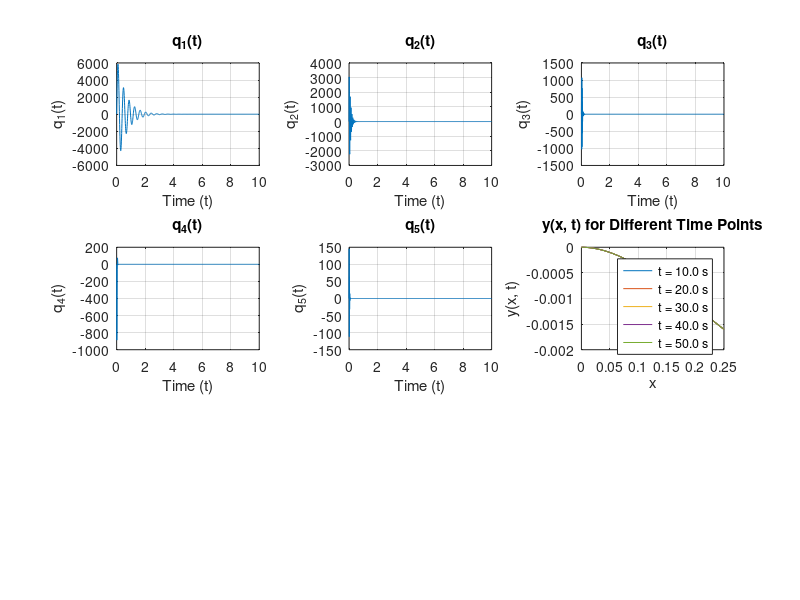

Here is the MATLAB script that generated this plot:
function r_response
    % Constants
    beta_values = [7.5, 18.776, 31.419, 43.982, 56.549];
    L = 0.25;
    N = 5;
    w = [16.2338, 101.72344, 284.82312, 558.14128, 922.64504];
    a = [3.248, 20.355, 56.994, 111.685, 184.623];
    b = [263.804, 10358.158, 81206.525, 311837.785, 852137.646];
    c = [0.1136, 0.4131, 0.9280, 1.3417, 1.512];
    t_span = [0, 10];
    t_values = linspace(t_span(1), t_span(2), 1000);
    q_values = zeros(N, length(t_values));

    for i = 1:N
        initial_conditions = [0, 0];
        [t, sol] = ode45(@(t, q) odefun_double_impulse(t, q, a(i), b(i), c(i), w), t_span, initial_conditions);
        q_values(i, :) = interp1(t, sol(:, 1), t_values);
    end

    x_range = linspace(0, L, 100);
    y_values_2d = zeros(length(x_range), length(t_values));

    for j = 1:length(x_range)
        for i = 1:N
            w_i_value = w_i(x_range(j), beta_values(i), L);
            y_values_2d(j, :) = y_values_2d(j, :) + w_i_value .* q_values(i, :);
        end
    end

    plot_results(t_values, q_values, x_range, y_values_2d, N);
end

function dydt = odefun_double_impulse(t, q, a, b, c, w)
    % Approximation of double impulse function (r = delta(t) * delta(t))
    if abs(t) < 1e-6 % Even narrower than the single impulse
        A = 1e12; % Higher amplitude than the single impulse
    else
        A = 0;
    end
    dydt = [q(2); A * c - a * q(2) - b * q(1)];
end

function val = w_i(x, beta, L)
    sin_betaL = sin(beta * L);
    sinh_betaL = sinh(beta * L);
    cos_betaL = cos(beta * L);
    cosh_betaL = cosh(beta * L);
    val = (1 ./ (sin_betaL - sinh_betaL)) .* ...
        ((sin_betaL - sinh_betaL) .* (sin(beta * x) - sinh(beta * x)) + ...
         (cos_betaL + cosh_betaL) .* (cos(beta * x) - cosh(beta * x)));
end

function plot_results(t_values, q_values, x_range, y_values_2d, N)
    figure;
    for i = 1:N
        subplot(3, 3, i);
        plot(t_values, q_values(i, :));
        title(sprintf('q_%d(t)', i));
        xlabel('Time (t)');
        ylabel(sprintf('q_%d(t)', i));
        grid on;
    end

    subplot(3, 3, N + 1);
    selected_time_points = [10, 20, 30, 40, 50];
    for time_point = selected_time_points
        [~, idx] = min(abs(t_values - time_point));
        plot(x_range, y_values_2d(:, idx), 'DisplayName', sprintf('t = %.1f s', time_point));
        hold on;
    end
    title('y(x, t) for Different Time Points');
    xlabel('x');
    ylabel('y(x, t)');
    legend;
    grid on;
    hold off;
end
